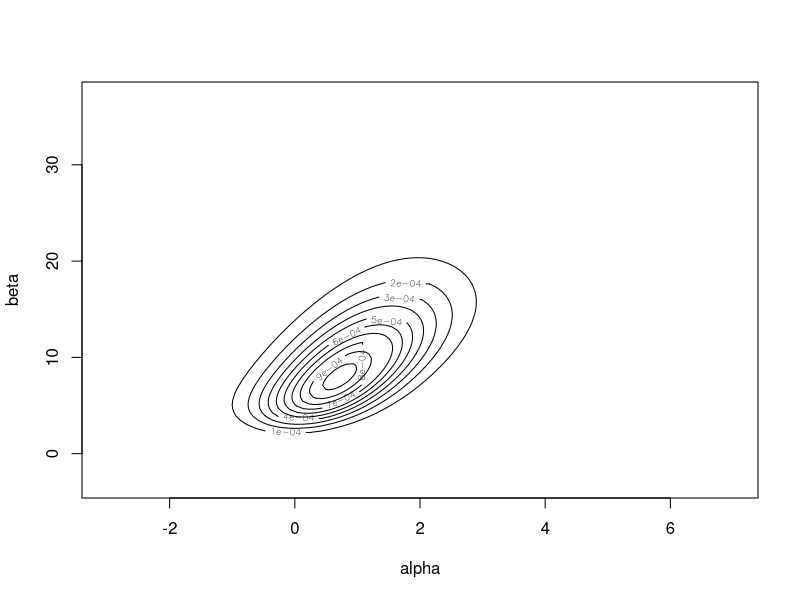
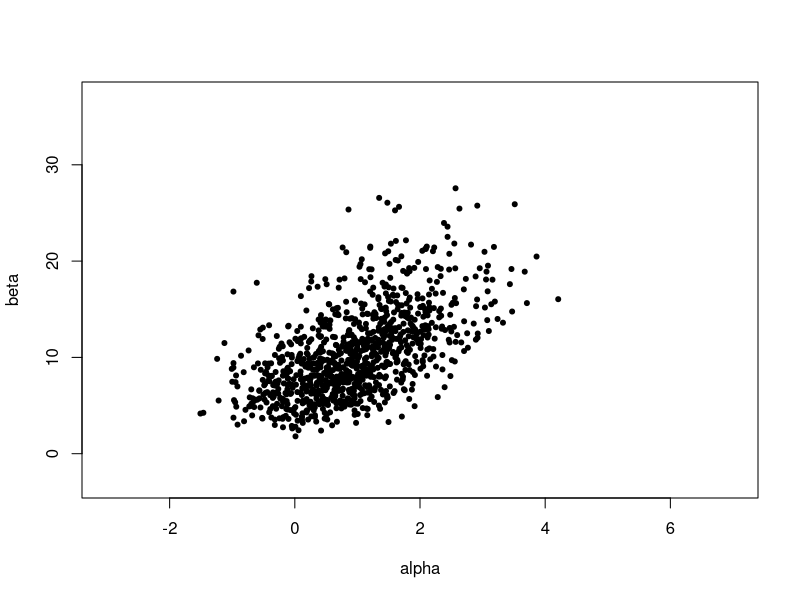
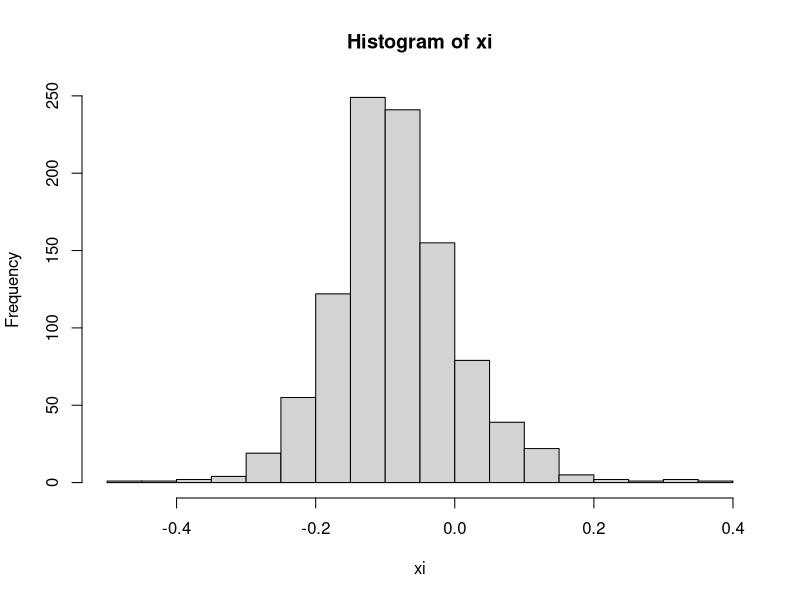
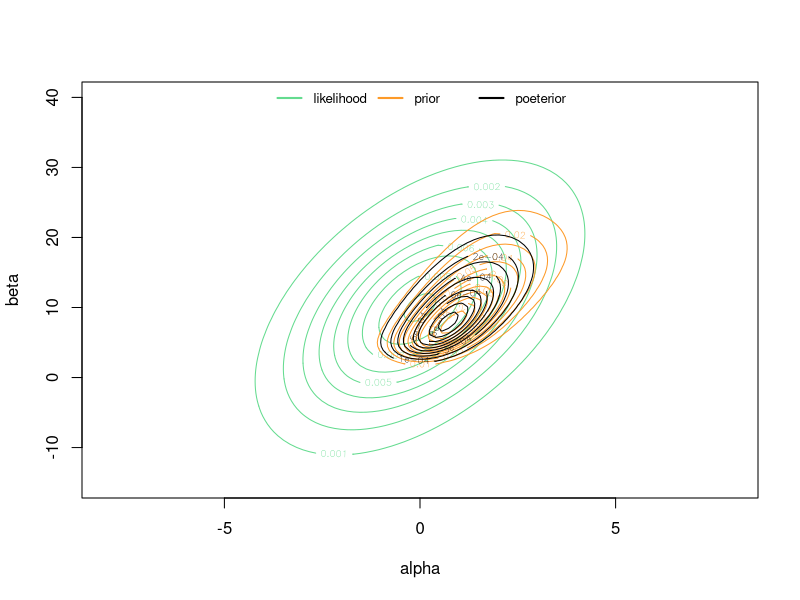
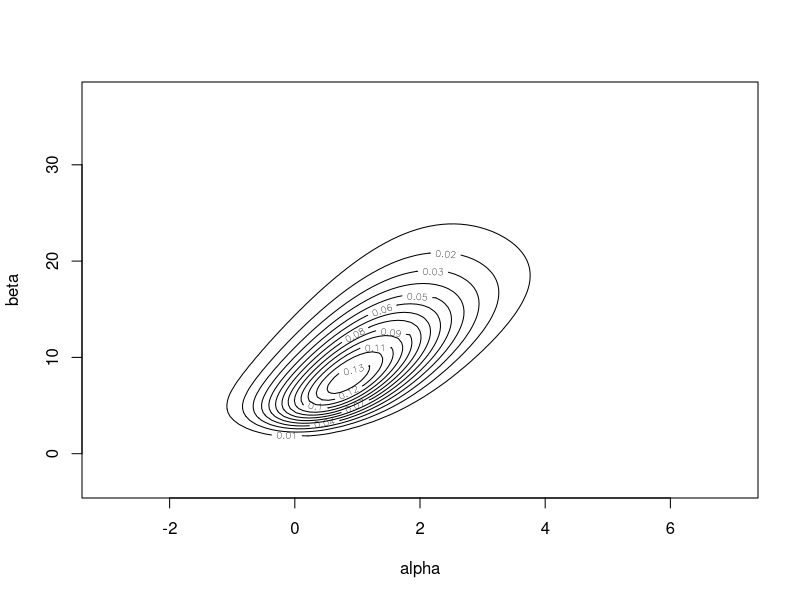
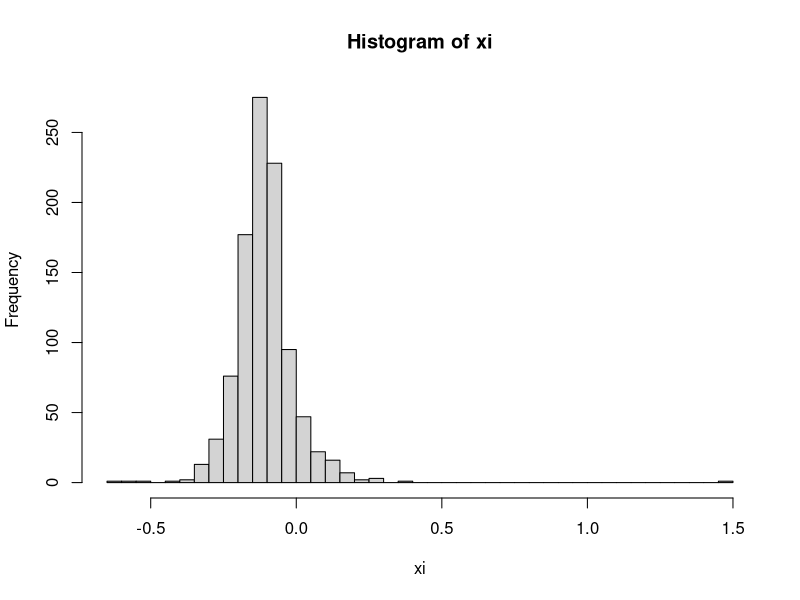
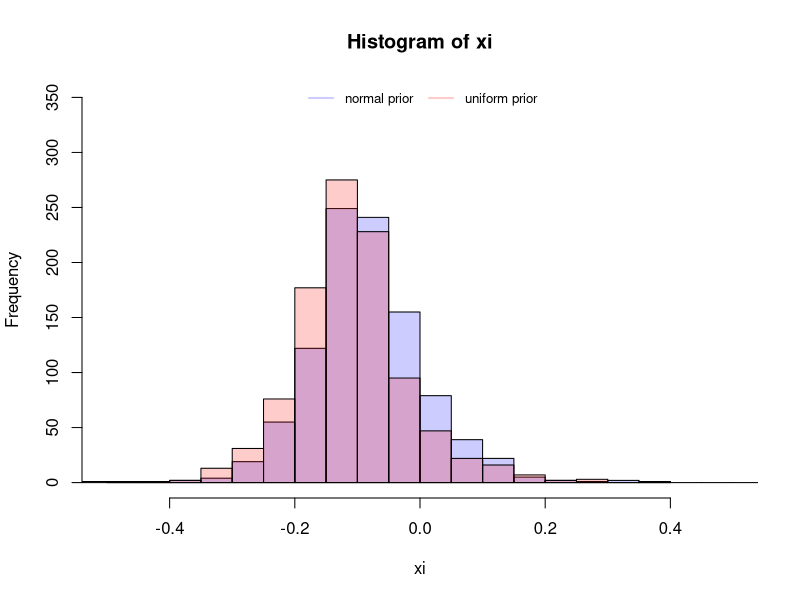
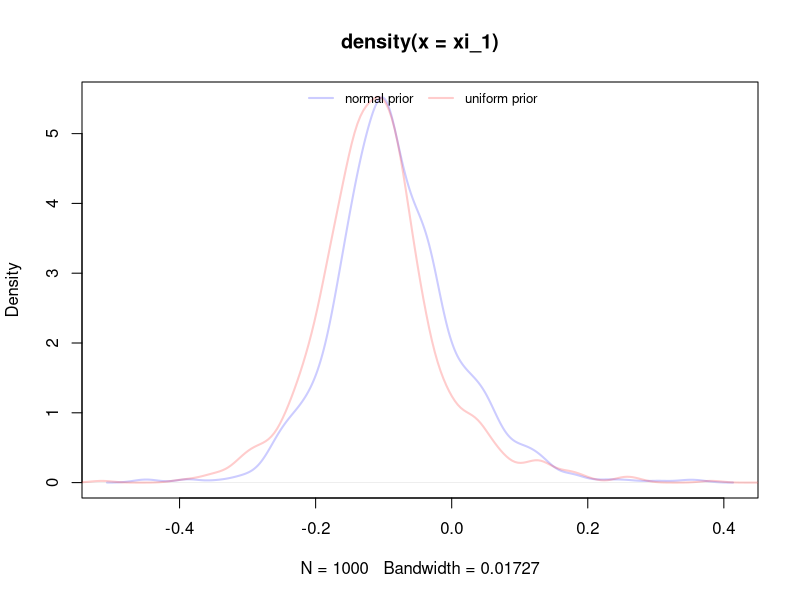

The R script that drew these images, in order:

set.seed(47)

### plot1

L=100
alpha = seq(-3,7,length=L)
beta = seq(-3, 37, length=L)

library(mnormt)
mu <- c(0, 10)
sigma <- matrix(c(4, 10, 10, 100), nrow= 2 )
f1 <- function(x,y) dmnorm(c(x,y), mu, sigma)


f = function(alpha, beta){
  x = c(-0.86, -0.30, -0.05, 0.73)
  y = c(0, 1, 3, 5)
  f = prod(choose(5,y)*(exp(alpha+beta*x)^y)/
             ((1+exp(alpha+beta*x))^5))*f1(alpha,beta)
}
f = Vectorize(f)

z = outer(alpha, beta, f)
contour(alpha, beta, z, xlab='alpha', ylab='beta')



### plot2

N = 1000

f_alpha = rowSums(z)
row = sample(1:L, N, replace=T, prob = f_alpha)
alpha_sample = alpha[row]

beta_sample = numeric(N)
for (i in 1:N){
  col = sample(1:L, 1, prob=z[row[i], ])
  beta_sample[i] = beta[col]
}


for (i in 1:N){
  alpha_sample[i] = alpha_sample[i] + runif(1,-0.05,0.05)
  beta_sample[i] = beta_sample[i] + runif(1,-0.2, 0.2)
}

plot(alpha_sample, beta_sample, pch=20, xlim=c(-3,7), 
     ylim=c(-3,37),xlab='alpha', ylab='beta')

xi <- -alpha_sample/beta_sample
n <- length(xi)
s <- sd(xi)
hstars <- 3.491*s*n^{-1/3}
nobreaks <- (max(xi)-min(xi))/hstars
h1 <- hist(xi, breaks=round(nobreaks))
xi_1 <- xi



### (2)

L=100
alpha = seq(-8,8,length=L)
beta = seq(-15, 40, length=L)

### 先验

library(mnormt)

mu <- c(0, 10)
sigma <- matrix(c(4, 10, 10, 100), nrow= 2 )
f1 <- function(x,y) dmnorm(c(x,y), mu, sigma)
f = Vectorize(f1)

z2 = outer(alpha, beta, f)
contour(alpha, beta, z2, xlab='alpha', ylab='beta', col = '#64DB8F')

### 似然

x = c(-0.86, -0.30, -0.05, 0.73)
y = c(0, 1, 3, 5)

f = function(alpha, beta){
  f = prod(choose(5,y)*(exp(alpha+beta*x)^y)/((1+exp(alpha+beta*x))^5))
}
f = Vectorize(f)

z1 = outer(alpha, beta, f)
contour(alpha, beta, z1, xlab='alpha', ylab='beta', col='#FD9A28', add=T)

### 后验

f = function(alpha, beta){
  f = prod(choose(5,y)*(exp(alpha+beta*x)^y)/
             ((1+exp(alpha+beta*x))^5))*f1(alpha,beta)
}
f = Vectorize(f)

z = outer(alpha, beta, f)
contour(alpha, beta, z, xlab='alpha', ylab='beta',add=T)

legend("top",                                        #图例位置为上方
       legend=c('likelihood', 'prior','poeterior'), 
       ncol=3, 
       cex=0.8, 
       bty="n", 
       col=c('#64DB8F','#FD9A28','black'), 
       lty=1,lwd=2) 




### (3) LD50

set.seed(47)

### uniform prior

L=100
alpha = seq(-3,7,length=L)
beta = seq(-3, 37, length=L)

f = function(alpha, beta){
  x = c(-0.86, -0.30, -0.05, 0.73)
  y = c(0, 1, 3, 5)
  f = prod(choose(5,y)*(exp(alpha+beta*x)^y)/
             ((1+exp(alpha+beta*x))^5))
}
f = Vectorize(f)

z = outer(alpha, beta, f)
contour(alpha, beta, z, xlab='alpha', ylab='beta')

N = 1000

f_alpha = rowSums(z)
row = sample(1:L, N, replace=T, prob = f_alpha)
alpha_sample = alpha[row]

beta_sample = numeric(N)
for (i in 1:N){
  col = sample(1:L, 1, prob=z[row[i], ])
  beta_sample[i] = beta[col]
}


for (i in 1:N){
  alpha_sample[i] = alpha_sample[i] + runif(1,-0.05,0.05)
  beta_sample[i] = beta_sample[i] + runif(1,-0.2, 0.2)
}

xi <- -alpha_sample/beta_sample
n <- length(xi)
s <- sd(xi)
hstars <- 3.491*s*n^{-1/3}
nobreaks <- (max(xi)-min(xi))/hstars
h2 <- hist(xi, breaks=round(nobreaks))
xi_2 <- xi


plot( h1, col = rgb(0,0,1,0.2), ylim = c(0,350), xlim=c(-0.5,0.5))
plot( h2, col=rgb(1,0,0,0.2), add=T, xlim=c(-0.5,0.5))  

legend("top",                                        #图例位置为上方
       legend=c('normal prior', 'uniform prior'), 
       ncol=2, 
       cex=0.8, 
       bty="n", 
       col=c(rgb(0,0,1,0.2),rgb(1,0,0,0.2)), 
       lty=1,lwd=2)  


plot(density(xi_1),lwd=2, col=rgb(0,0,1,0.2))
lines(density(xi_2),lwd=2, col=rgb(1,0,0,0.2))

legend("top",                                        #图例位置为上方
       legend=c('normal prior', 'uniform prior'), 
       ncol=2, 
       cex=0.8, 
       bty="n", 
       col=c(rgb(0,0,1,0.2),rgb(1,0,0,0.2)), 
       lty=1,lwd=2)       

